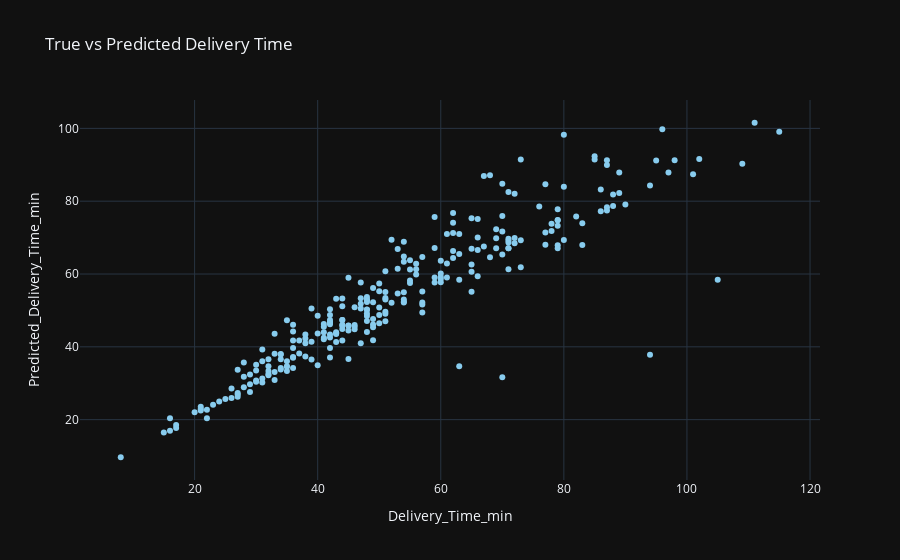

The cell this chart's notebook holds for it:
### Code cell
fig_error_dist = px.scatter(
    data_frame = X_test, 
    x = 'Delivery_Time_min', 
    y = 'Predicted_Delivery_Time_min',
    title = 'True vs Predicted Delivery Time',
    template = 'plotly_dark',
    color_discrete_sequence = px.colors.qualitative.Safe,
)
fig_error_dist.show()

### Figure 1 — Plotly figure (JSON) as saved in the notebook; plotly's stock layout.template omitted (floating-point values rounded to 4 significant figures; data arrays with more than 128 entries replaced by an {"elided": "..."} marker saying what was removed)
{"data": [{"hovertemplate": "Delivery_Time_min=%{x}<br>Predicted_Delivery_Time_min=%{y}<extra></extra>", "legendgroup": "", "marker": {"color": "rgb(136, 204, 238)", "symbol": "circle"}, "mode": "markers", "name": "", "orientation": "v", "showlegend": false, "type": "scatter", "x": {"elided": "265 int values"}, "xaxis": "x", "y": {"elided": "265 float values"}, "yaxis": "y"}], "layout": {"legend": {"tracegroupgap": 0}, "title": {"text": "True vs Predicted Delivery Time"}, "xaxis": {"anchor": "y", "domain": [0, 1], "title": {"text": "Delivery_Time_min"}}, "yaxis": {"anchor": "x", "domain": [0, 1], "title": {"text": "Predicted_Delivery_Time_min"}}}}
